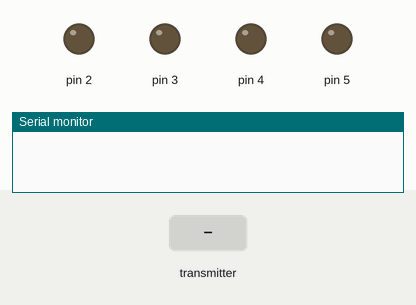
Bench run of a sketch on a simulated Arduino Mega 2560, built with avr-gcc and run on an emulated ATmega2560. Shown: output pins drawn as LEDs (lit = HIGH), the last lines printed to the serial monitor. The test bench sets the inputs (shaded band). No radio packets arrive unless stated.

Above: at 1.2 s.
1.3 s: the transmitter starts sending msg.0 = 1
At 2.5 s:
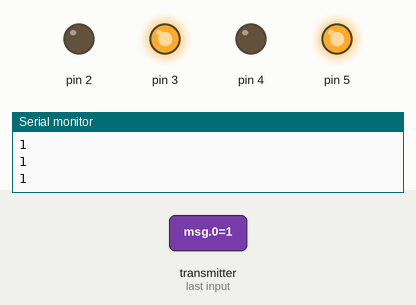
2.8 s: the transmitter starts sending msg.0 = 0
At 3.7 s:
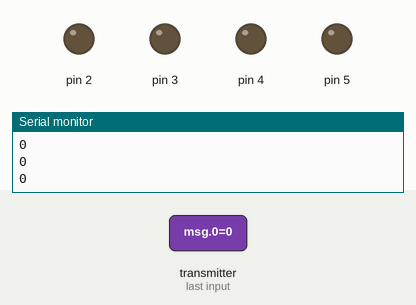
Timing chart, 0 to 5.8 s (numbered marks = the images above; inputs shaded):
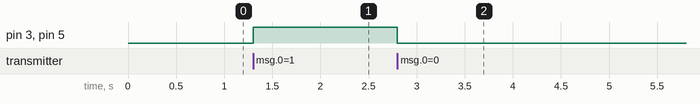

The sketch:

RECIVER_MOTION.ino
```cpp
#include <SPI.h>
#include "nRF24L01.h"
#include "RF24.h"
int msg[1];
RF24 radio(9,53);
const uint64_t pipe = 0xE8E8F0F0E1LL;

void setup(void)
{

Serial.begin(9600);


radio.begin();
radio.openReadingPipe(1,pipe);
radio.startListening();
pinMode(2, OUTPUT);
pinMode(3, OUTPUT);
pinMode(4, OUTPUT);
pinMode(5, OUTPUT);
}

void loop(void){

if (radio.available()){
bool done = false;
while (!done){

done = radio.read(msg,1);
Serial.println(msg[0]);
if (msg[0] == 0){
  digitalWrite(2, LOW);
  digitalWrite(3, LOW);
  digitalWrite(4, LOW);
  digitalWrite(5, LOW);
  }
if (msg[0] == 1){
  digitalWrite(2, LOW);
  digitalWrite(3, HIGH);
  digitalWrite(4, LOW);
  digitalWrite(5, HIGH);
  }
if (msg[0] == 2){
  digitalWrite(2, HIGH);
  digitalWrite(3, LOW);
  digitalWrite(4, HIGH);
  digitalWrite(5, LOW);
  }
if (msg[0] == 3){
  digitalWrite(2, HIGH);
  digitalWrite(3, LOW);
  digitalWrite(4, LOW);
  digitalWrite(5, HIGH);
  }
  if (msg[0] == 4){
  digitalWrite(2, LOW);
  digitalWrite(3, HIGH);
  digitalWrite(4, HIGH);
  digitalWrite(5, LOW);
  }


//delay(700);
}}
//else{Serial.println("No radio available");}
}
```

Measured:
- after the input at 1.3 s, pin 3, pin 5: LOW → HIGH at once
- after the input at 2.8 s, pin 3, pin 5: HIGH → LOW at once
